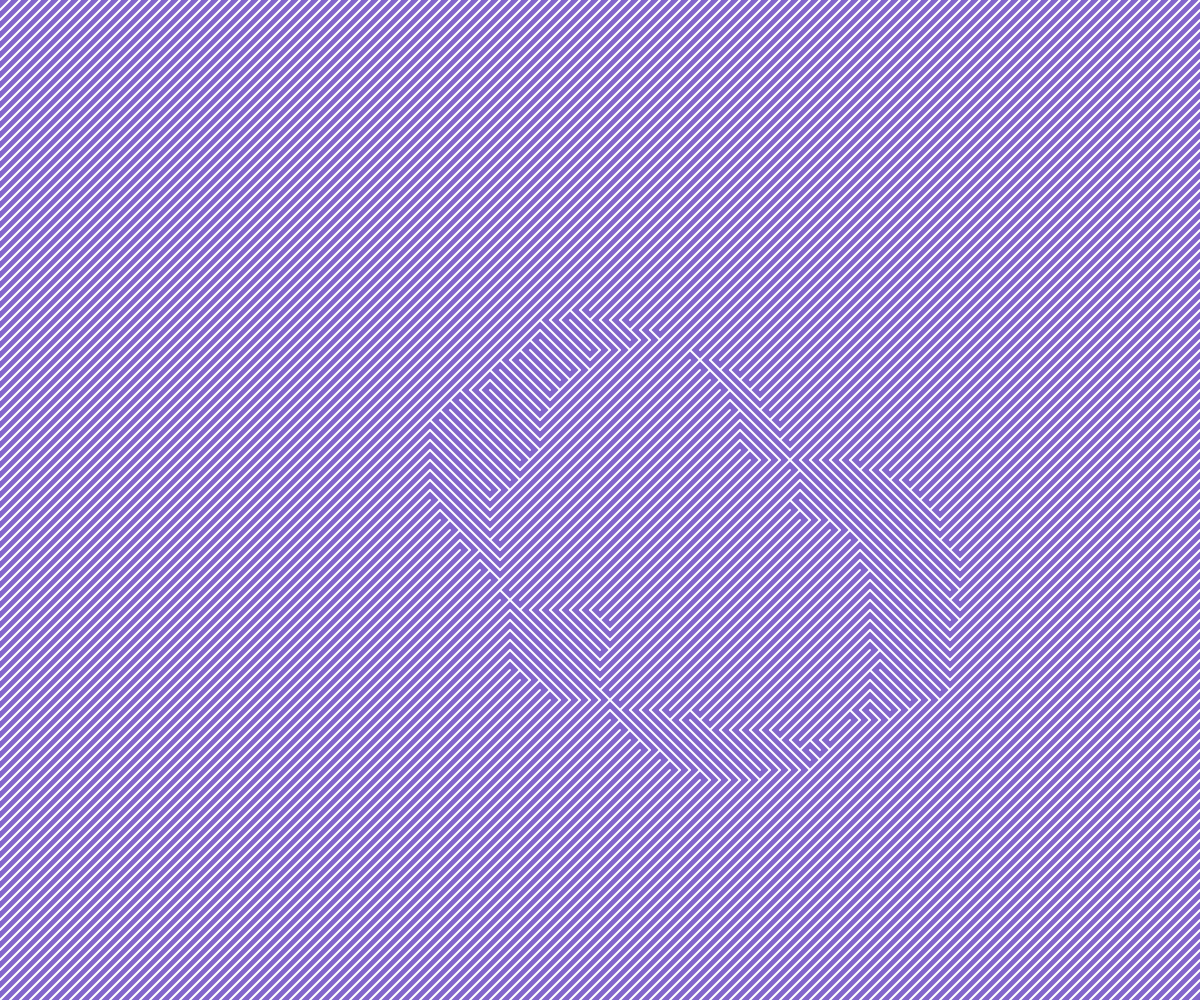
Frame 1 (no input)
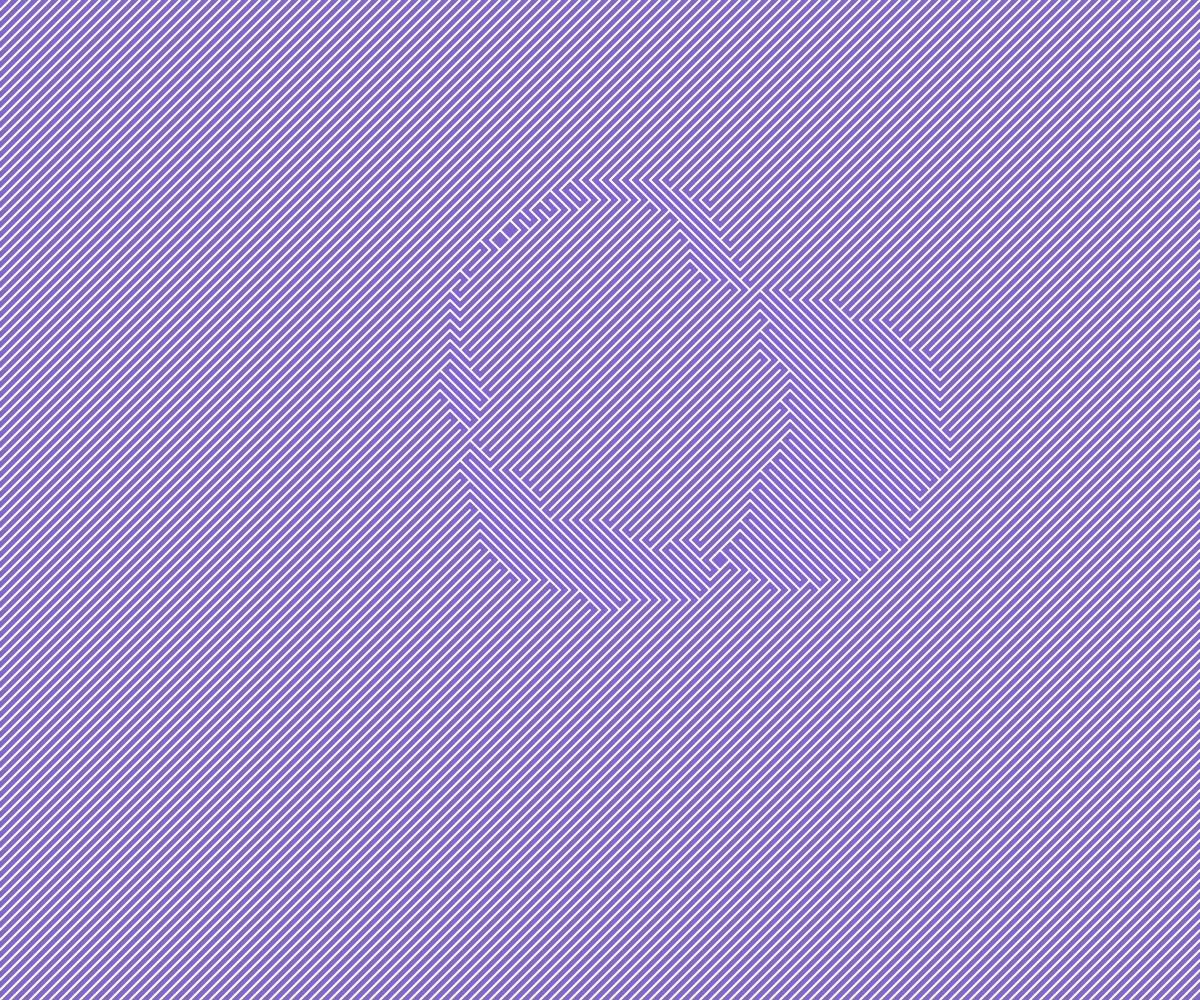
Frame 60 (no input)
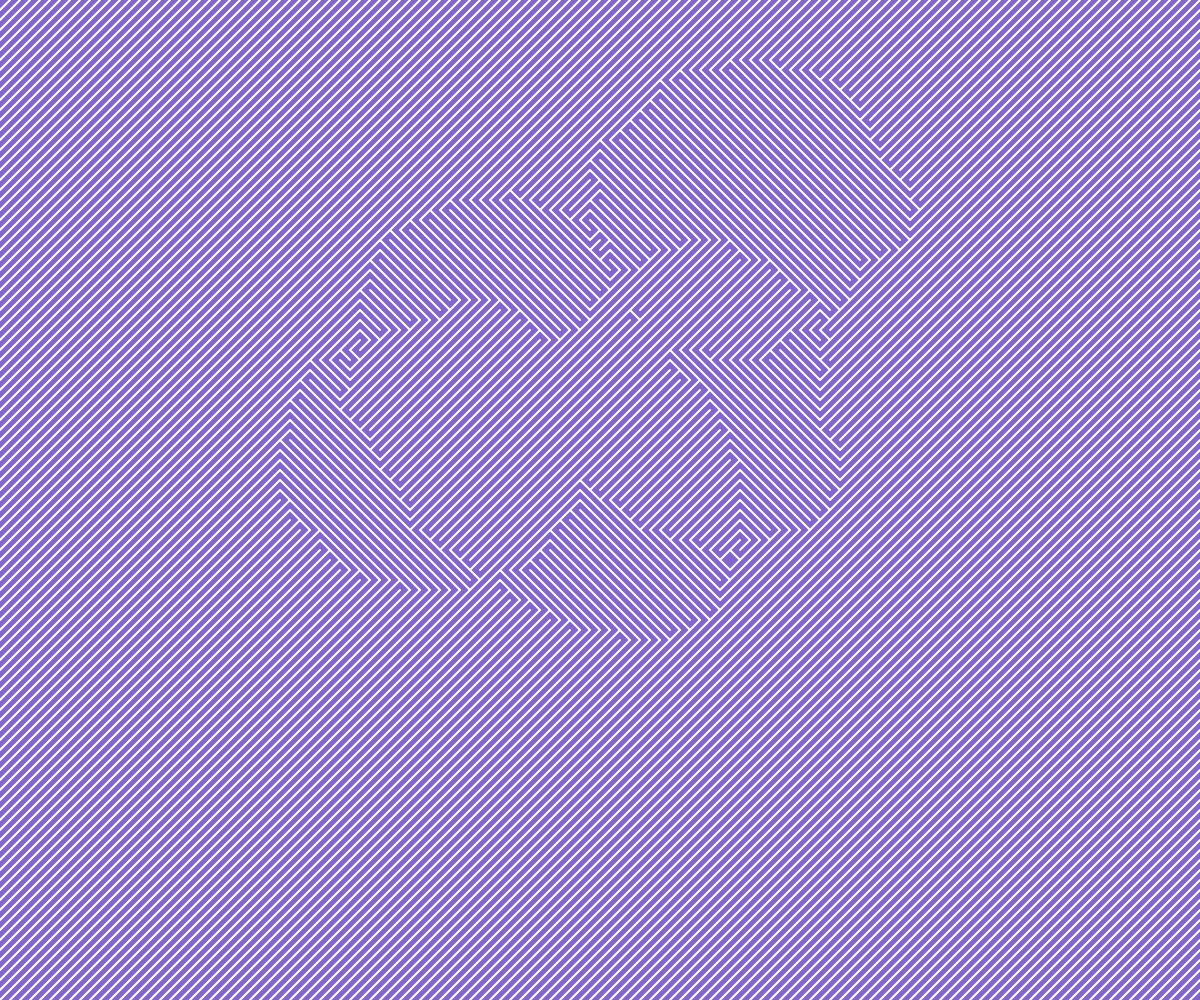
Frame 120 (the mouse pressed at the canvas centre since frame 60)

The p5.js sketch that drew these frames (run headless with seeded random() and noise() and a simulated clock; from frame 60 on, the mouse is pressed at the canvas centre):

// p5.js sketch
// ── sketch.js
let t;
let cellSize = 10; // Size of each cell in pixels
let radius = 150;
let noiseRadius = 2;
let color;
let blobCount = 5; // Configurable number of noise blobs
let blobs = []; // Array to hold each blob's position
let speedFactor = 0.002; // Slower speed factor for movement

function setup() {
  colorMode(HSB, 100, 100, 100);
  createCanvas(windowWidth, windowHeight);
  color = [random(0, 100), 50, 80];

  noFill();
  for (let i = 0; i < blobCount; i++) {
    blobs.push({ x: 0, y: 0, offset: random(10000) }); // Each blob gets a unique noise offset
  }
}

function draw() {
  t = frameCount * speedFactor; // Slower time increment for smoother, slower animation
  background(color);
  // Update blob positions using noise
  blobs.forEach((blob) => {
    blob.x = map(
      noise(blob.offset + noiseRadius * cos(TWO_PI * t)),
      0,
      1,
      0,
      width
    );
    blob.y = map(
      noise(blob.offset + 10000 + noiseRadius * sin(TWO_PI * t)),
      0,
      1,
      0,
      height
    );
  });

  // Calculate number of cells based on cell size and canvas dimensions
  let cols = Math.ceil(width / cellSize);
  let rows = Math.ceil(height / cellSize);

  for (let y = 0; y < rows; y++) {
    for (let x = 0; x < cols; x++) {
      stroke(255);
      strokeWeight(2);

      // Calculate radius based on noise at this grid point
      let currentRadius =
        100 *
          noise(
            x * cellSize * 0.01,
            y * cellSize * 0.01,
            noiseRadius * cos(TWO_PI * t),
            noiseRadius * sin(TWO_PI * t)
          ) +
        100;

      // Check how many blobs are within the radius for this cell
      let blobCountInRadius = blobs.filter(
        (blob) =>
          dist(x * cellSize, y * cellSize, blob.x, blob.y) < currentRadius
      ).length;

      // Draw lines based on blob overlap condition
      if (blobCountInRadius === 1) {
        // Only one blob influences this cell - skewed line
        line(
          x * cellSize,
          y * cellSize,
          (x + 1) * cellSize,
          (y + 1) * cellSize
        );
      } else {
        // Multiple blobs influence this cell - revert to original direction
        line(
          (x + 1) * cellSize,
          y * cellSize,
          x * cellSize,
          (y + 1) * cellSize
        );
      }
    }
  }
}

function windowResized() {
  resizeCanvas(windowWidth, windowHeight);
}
